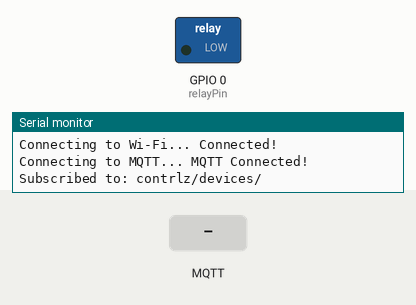
The sketch below on a simulated ESP8266 (NodeMCU). Shown: switched loads named in the sketch (green lamp = pin HIGH), the last lines printed to the serial monitor. The inputs (shaded band) are chosen by the test bench. WiFi joins after 1.5 s; servers stay silent unless stated; no MQTT or app messages arrive unless stated.

Above: at 2.7 s.
2.8 s: MQTT message "ON" arrives on the first subscribed topic
At 3.2 s:
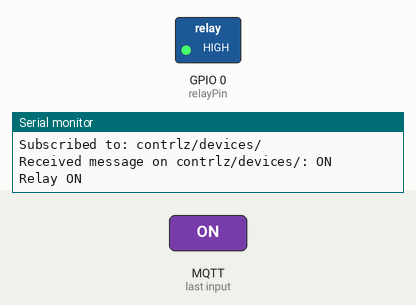
4.3 s: MQTT message "OFF" arrives on the first subscribed topic
At 5.6 s:
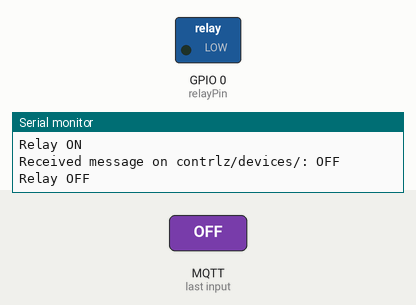
Timing chart, 0 to 7.3 s (numbered marks = the images above; inputs shaded):
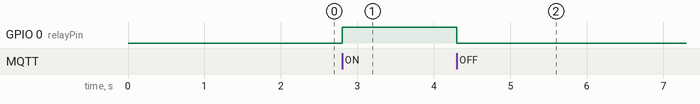

The sketch:

Final_ESP01_code.ino
```cpp
#include <ESP8266WiFi.h>
#include <PubSubClient.h>

// Wi-Fi credentials
const char* ssid = "SSSIHL-Student"; // your Wi-Fi SSID
// const char* password = "your_password"; // your Wi-Fi password (if needed)
// MQTT broker details
const char* mqtt_server = "10.130.234.80"; // your MQTT broker IP address
const int mqtt_port = 1883; // your MQTT broker port (default is 1883)

WiFiClient espClient;
PubSubClient client(espClient);
String macAddress;

// Relay pin
const int relayPin = 0; // GPIO0 for ESP-01

// Function prototypes
void setup_wifi();
void callback(char* topic, byte* payload, unsigned int length);
void reconnect();

void setup() {
  Serial.begin(115200);
  pinMode(relayPin, OUTPUT);
  digitalWrite(relayPin, LOW); // Start with relay OFF

  setup_wifi();

  // Retrieve and format MAC address
  macAddress = WiFi.macAddress();
  macAddress.replace(":", "");

  client.setServer(mqtt_server, mqtt_port);
  client.setCallback(callback);
  client.setKeepAlive(60);
}

void loop() {
  if (!client.connected()) {
    reconnect();
  }
  client.loop(); // Always listening for messages
}

void setup_wifi() {
  WiFi.disconnect();
  WiFi.begin(ssid);
  // WiFi.begin(ssid, password); // Uncomment if password is needed

  Serial.print("Connecting to Wi-Fi... ");
  int attempt = 0;
  while (WiFi.status() != WL_CONNECTED && attempt < 20) { // Retry for 10 seconds
    delay(500);
    attempt++;
  }

  if (WiFi.status() == WL_CONNECTED) {
    Serial.println("Connected!");
  } else {
    Serial.println("Failed! Restarting...");
    ESP.restart();
  }

  Serial.print("Connecting to MQTT... ");
  client.setServer(mqtt_server, mqtt_port);
  if (client.connect(("ESP8266Client-" + macAddress).c_str())) {
    Serial.println("MQTT Connected!");
    String topic = "contrlz/devices/" + macAddress;
    client.subscribe(topic.c_str());
    Serial.print("Subscribed to: ");
    Serial.println(topic);
  } else {
    Serial.println("MQTT Connection Failed! Restarting...");
    ESP.restart();
  }
}

void callback(char* topic, byte* payload, unsigned int length) {
  String message;
  for (unsigned int i = 0; i < length; i++) {
    message += (char)payload[i];
  }

  Serial.print("Received message on ");
  Serial.print(topic);
  Serial.print(": ");
  Serial.println(message);

  if (message == "ON") {
    digitalWrite(relayPin, HIGH); // Turn relay ON
    Serial.println("Relay ON");
  } else if (message == "OFF") {
    digitalWrite(relayPin, LOW);  // Turn relay OFF
    Serial.println("Relay OFF");
  }
}

void reconnect() {
  while (!client.connected()) {
    Serial.print("Reconnecting to MQTT... ");
    if (client.connect(("ESP8266Client-" + macAddress).c_str())) {
      Serial.println("Connected!");
      String topic = "contrlz/devices/" + macAddress;
      client.subscribe(topic.c_str());
      Serial.print("Subscribed to: ");
      Serial.println(topic);
    } else {
      Serial.println("Failed! Retrying...");
      delay(5000);
    }
  }
}
```

Measured:
- after the input at 2.8 s, GPIO 0 (relayPin): LOW → HIGH at once
- after the input at 4.3 s, GPIO 0 (relayPin): HIGH → LOW at once
